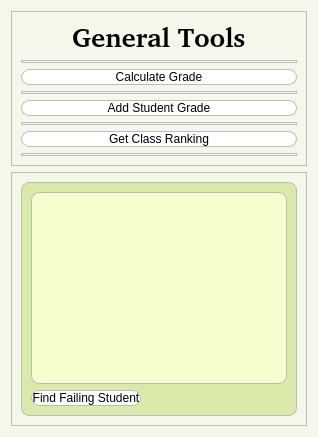
          <widget class="QWidget" name="pageMore">
           <property name="styleSheet">
            <string notr="true">background-color: rgb(245, 247, 235);</string>
           </property>
           <layout class="QVBoxLayout" name="verticalLayout_8">
            <item>
             <widget class="QFrame" name="frame_9">
              <property name="sizePolicy">
               <sizepolicy hsizetype="Preferred" vsizetype="Preferred">
                <horstretch>2</horstretch>
                <verstretch>2</verstretch>
               </sizepolicy>
              </property>
              <property name="styleSheet">
               <string notr="true"/>
              </property>
              <property name="frameShape">
               <enum>QFrame::StyledPanel</enum>
              </property>
              <property name="frameShadow">
               <enum>QFrame::Raised</enum>
              </property>
              <layout class="QVBoxLayout" name="verticalLayout_9">
               <item alignment="Qt::AlignHCenter|Qt::AlignVCenter">
                <widget class="QLabel" name="label">
                 <property name="font">
                  <font>
                   <family>URW Bookman [UKWN]</family>
                   <pointsize>20</pointsize>
                   <italic>false</italic>
                   <bold>true</bold>
                  </font>
                 </property>
                 <property name="text">
                  <string>General Tools</string>
                 </property>
                </widget>
               </item>
               <item>
                <widget class="Line" name="line_8">
                 <property name="styleSheet">
                  <string notr="true">border: 1px solid #bbb;
border-radius: 8px;</string>
                 </property>
                 <property name="orientation">
                  <enum>Qt::Horizontal</enum>
                 </property>
                </widget>
               </item>
               <item>
                <widget class="QPushButton" name="calcgradeButton">
                 <property name="styleSheet">
                  <string notr="true">background-color: rgb(255, 255, 255);
border-color: qlineargradient(spread:pad, x1:0, y1:0, x2:1, y2:0, stop:0 rgba(0, 0, 0, 255), stop:1 rgba(255, 255, 255, 255));
border: 1px solid #bbb;
border-radius: 8px;
font: 300 9pt &quot;URW Bookman [urw]&quot;;
</string>
                 </property>
                 <property name="text">
                  <string>Calculate Grade</string>
                 </property>
                </widget>
               </item>
               <item>
                <widget class="Line" name="line_6">
                 <property name="styleSheet">
                  <string notr="true">border: 1px solid #bbb;
border-radius: 8px;</string>
                 </property>
                 <property name="orientation">
                  <enum>Qt::Horizontal</enum>
                 </property>
                </widget>
               </item>
               <item>
                <widget class="QPushButton" name="addgradeButton">
                 <property name="styleSheet">
                  <string notr="true">background-color: rgb(255, 255, 255);
border-color: qlineargradient(spread:pad, x1:0, y1:0, x2:1, y2:0, stop:0 rgba(0, 0, 0, 255), stop:1 rgba(255, 255, 255, 255));
border: 1px solid #bbb;
border-radius: 8px;
font: 300 9pt &quot;URW Bookman [urw]&quot;;
</string>
                 </property>
                 <property name="text">
                  <string>Add Student Grade</string>
                 </property>
                </widget>
               </item>
               <item>
                <widget class="Line" name="line_7">
                 <property name="styleSheet">
                  <string notr="true">border: 1px solid #bbb;
border-radius: 8px;</string>
                 </property>
                 <property name="orientation">
                  <enum>Qt::Horizontal</enum>
                 </property>
                </widget>
               </item>
               <item>
                <widget class="QPushButton" name="rankButton">
                 <property name="styleSheet">
                  <string notr="true">background-color: rgb(255, 255, 255);
border-color: qlineargradient(spread:pad, x1:0, y1:0, x2:1, y2:0, stop:0 rgba(0, 0, 0, 255), stop:1 rgba(255, 255, 255, 255));
border: 1px solid #bbb;
border-radius: 8px;
font: 300 9pt &quot;URW Bookman [urw]&quot;;
</string>
                 </property>
                 <property name="text">
                  <string>Get Class Ranking</string>
                 </property>
                </widget>
               </item>
               <item>
                <widget class="Line" name="line_9">
                 <property name="styleSheet">
                  <string notr="true">border: 1px solid #bbb;
border-radius: 8px;</string>
                 </property>
                 <property name="orientation">
                  <enum>Qt::Horizontal</enum>
                 </property>
                </widget>
               </item>
              </layout>
             </widget>
            </item>
            <item>
             <widget class="QFrame" name="frame_11">
              <property name="sizePolicy">
               <sizepolicy hsizetype="Preferred" vsizetype="Preferred">
                <horstretch>4</horstretch>
                <verstretch>4</verstretch>
               </sizepolicy>
              </property>
              <property name="styleSheet">
               <string notr="true"/>
              </property>
              <property name="frameShape">
               <enum>QFrame::StyledPanel</enum>
              </property>
              <property name="frameShadow">
               <enum>QFrame::Raised</enum>
              </property>
              <layout class="QHBoxLayout" name="horizontalLayout_16">
               <item>
                <widget class="QFrame" name="frame_12">
                 <property name="styleSheet">
                  <string notr="true">background-color: rgb(218, 234, 171);
border-radius: 8px;
border: 1px solid #bbb;</string>
                 </property>
                 <property name="frameShape">
                  <enum>QFrame::StyledPanel</enum>
                 </property>
                 <property name="frameShadow">
                  <enum>QFrame::Raised</enum>
                 </property>
                 <layout class="QVBoxLayout" name="verticalLayout_11">
                  <item>
                   <widget class="QListWidget" name="failingstudentList">
                    <property name="styleSheet">
                     <string notr="true">background-color: rgb(244, 255, 205);
border: 1px solid #bbb;
border-radius: 8px;</string>
                    </property>
                   </widget>
                  </item>
                  <item alignment="Qt::AlignLeft">
                   <widget class="QPushButton" name="failinfstudentButton">
                    <property name="styleSheet">
                     <string notr="true">background-color: rgb(255, 255, 255);
border-color: qlineargradient(spread:pad, x1:0, y1:0, x2:1, y2:0, stop:0 rgba(0, 0, 0, 255), stop:1 rgba(255, 255, 255, 255));
border: 1px solid #bbb;
border-radius: 8px;
font: 300 9pt &quot;URW Bookman [urw]&quot;;
</string>
                    </property>
                    <property name="text">
                     <string>Find Failing Student</string>
                    </property>
                   </widget>
                  </item>
                 </layout>
                </widget>
               </item>
              </layout>
             </widget>
            </item>
           </layout>
          </widget>
